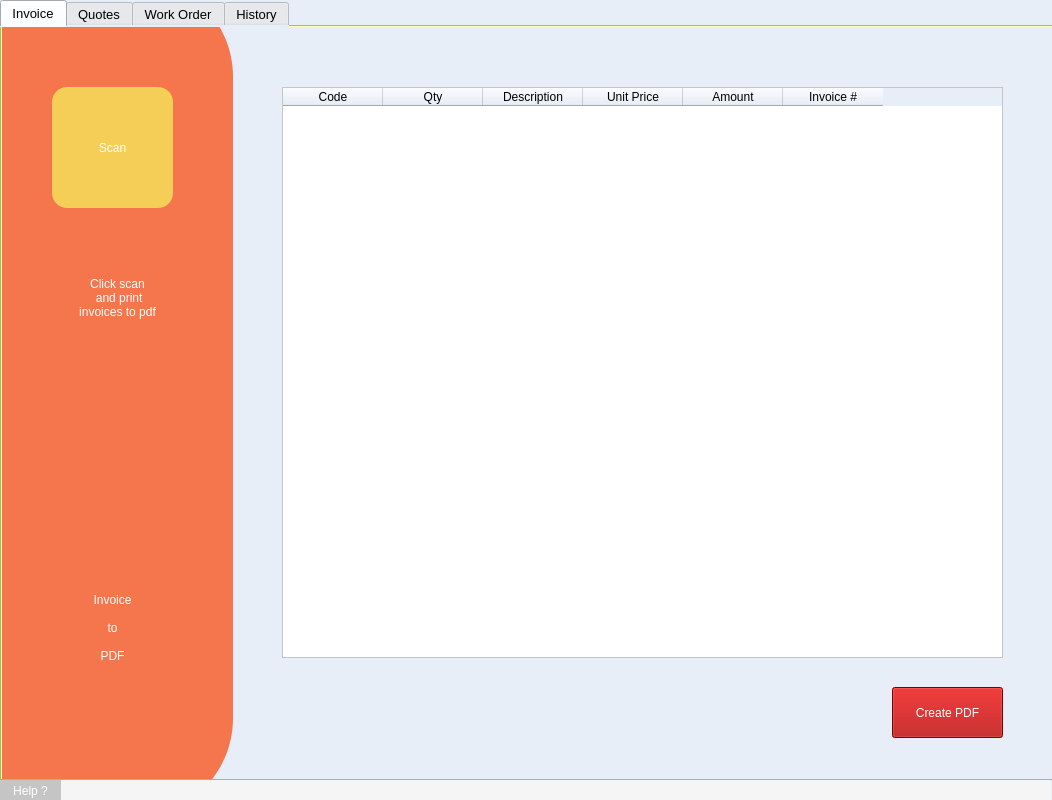
<?xml version="1.0" encoding="UTF-8"?>
<ui version="4.0">
 <class>Form</class>
 <widget class="QWidget" name="Form">
  <property name="geometry">
   <rect>
    <x>0</x>
    <y>0</y>
    <width>1052</width>
    <height>800</height>
   </rect>
  </property>
  <property name="minimumSize">
   <size>
    <width>1052</width>
    <height>800</height>
   </size>
  </property>
  <property name="maximumSize">
   <size>
    <width>1052</width>
    <height>800</height>
   </size>
  </property>
  <property name="windowTitle">
   <string>inv_printer</string>
  </property>
  <property name="styleSheet">
   <string notr="true">QWidget{

	background-color: rgb(231, 238, 248);
}</string>
  </property>
  <widget class="QTabWidget" name="tabWidget">
   <property name="geometry">
    <rect>
     <x>0</x>
     <y>0</y>
     <width>1061</width>
     <height>781</height>
    </rect>
   </property>
   <property name="palette">
    <palette>
     <active>
      <colorrole role="WindowText">
       <brush brushstyle="SolidPattern">
        <color alpha="255">
         <red>170</red>
         <green>255</green>
         <blue>127</blue>
        </color>
       </brush>
      </colorrole>
      <colorrole role="Button">
       <brush brushstyle="SolidPattern">
        <color alpha="255">
         <red>255</red>
         <green>255</green>
         <blue>127</blue>
        </color>
       </brush>
      </colorrole>
      <colorrole role="Light">
       <brush brushstyle="SolidPattern">
        <color alpha="255">
         <red>127</red>
         <green>255</green>
         <blue>255</blue>
        </color>
       </brush>
      </colorrole>
      <colorrole role="Midlight">
       <brush brushstyle="SolidPattern">
        <color alpha="255">
         <red>63</red>
         <green>255</green>
         <blue>255</blue>
        </color>
       </brush>
      </colorrole>
      <colorrole role="Dark">
       <brush brushstyle="SolidPattern">
        <color alpha="255">
         <red>0</red>
         <green>127</green>
         <blue>127</blue>
        </color>
       </brush>
      </colorrole>
      <colorrole role="Mid">
       <brush brushstyle="SolidPattern">
        <color alpha="255">
         <red>0</red>
         <green>170</green>
         <blue>170</blue>
        </color>
       </brush>
      </colorrole>
      <colorrole role="Text">
       <brush brushstyle="SolidPattern">
        <color alpha="255">
         <red>170</red>
         <green>255</green>
         <blue>127</blue>
        </color>
       </brush>
      </colorrole>
      <colorrole role="BrightText">
       <brush brushstyle="SolidPattern">
        <color alpha="255">
         <red>255</red>
         <green>255</green>
         <blue>255</blue>
        </color>
       </brush>
      </colorrole>
      <colorrole role="ButtonText">
       <brush brushstyle="SolidPattern">
        <color alpha="255">
         <red>170</red>
         <green>255</green>
         <blue>127</blue>
        </color>
       </brush>
      </colorrole>
      <colorrole role="Base">
       <brush brushstyle="SolidPattern">
        <color alpha="255">
         <red>255</red>
         <green>255</green>
         <blue>127</blue>
        </color>
       </brush>
      </colorrole>
      <colorrole role="Window">
       <brush brushstyle="SolidPattern">
        <color alpha="255">
         <red>255</red>
         <green>255</green>
         <blue>127</blue>
        </color>
       </brush>
      </colorrole>
      <colorrole role="Shadow">
       <brush brushstyle="SolidPattern">
        <color alpha="255">
         <red>0</red>
         <green>0</green>
         <blue>0</blue>
        </color>
       </brush>
      </colorrole>
      <colorrole role="AlternateBase">
       <brush brushstyle="SolidPattern">
        <color alpha="255">
         <red>127</red>
         <green>255</green>
         <blue>255</blue>
        </color>
       </brush>
      </colorrole>
      <colorrole role="ToolTipBase">
       <brush brushstyle="SolidPattern">
        <color alpha="255">
         <red>255</red>
         <green>255</green>
         <blue>220</blue>
        </color>
       </brush>
      </colorrole>
      <colorrole role="ToolTipText">
       <brush brushstyle="SolidPattern">
        <color alpha="255">
         <red>0</red>
         <green>0</green>
         <blue>0</blue>
        </color>
       </brush>
      </colorrole>
     </active>
     <inactive>
      <colorrole role="WindowText">
       <brush brushstyle="SolidPattern">
        <color alpha="255">
         <red>170</red>
         <green>255</green>
         <blue>127</blue>
        </color>
       </brush>
      </colorrole>
      <colorrole role="Button">
       <brush brushstyle="SolidPattern">
        <color alpha="255">
         <red>255</red>
         <green>255</green>
         <blue>127</blue>
        </color>
       </brush>
      </colorrole>
      <colorrole role="Light">
       <brush brushstyle="SolidPattern">
        <color alpha="255">
         <red>127</red>
         <green>255</green>
         <blue>255</blue>
        </color>
       </brush>
      </colorrole>
      <colorrole role="Midlight">
       <brush brushstyle="SolidPattern">
        <color alpha="255">
         <red>63</red>
         <green>255</green>
         <blue>255</blue>
        </color>
       </brush>
      </colorrole>
      <colorrole role="Dark">
       <brush brushstyle="SolidPattern">
        <color alpha="255">
         <red>0</red>
         <green>127</green>
         <blue>127</blue>
        </color>
       </brush>
      </colorrole>
      <colorrole role="Mid">
       <brush brushstyle="SolidPattern">
        <color alpha="255">
         <red>0</red>
         <green>170</green>
         <blue>170</blue>
        </color>
       </brush>
      </colorrole>
      <colorrole role="Text">
       <brush brushstyle="SolidPattern">
        <color alpha="255">
         <red>170</red>
         <green>255</green>
         <blue>127</blue>
        </color>
       </brush>
      </colorrole>
      <colorrole role="BrightText">
       <brush brushstyle="SolidPattern">
        <color alpha="255">
         <red>255</red>
         <green>255</green>
         <blue>255</blue>
        </color>
       </brush>
      </colorrole>
      <colorrole role="ButtonText">
       <brush brushstyle="SolidPattern">
        <color alpha="255">
         <red>170</red>
         <green>255</green>
         <blue>127</blue>
        </color>
       </brush>
      </colorrole>
      <colorrole role="Base">
       <brush brushstyle="SolidPattern">
        <color alpha="255">
         <red>255</red>
         <green>255</green>
         <blue>127</blue>
        </color>
       </brush>
      </colorrole>
      <colorrole role="Window">
       <brush brushstyle="SolidPattern">
        <color alpha="255">
         <red>255</red>
         <green>255</green>
         <blue>127</blue>
        </color>
       </brush>
      </colorrole>
      <colorrole role="Shadow">
       <brush brushstyle="SolidPattern">
        <color alpha="255">
         <red>0</red>
         <green>0</green>
         <blue>0</blue>
        </color>
       </brush>
      </colorrole>
      <colorrole role="AlternateBase">
       <brush brushstyle="SolidPattern">
        <color alpha="255">
         <red>127</red>
         <green>255</green>
         <blue>255</blue>
        </color>
       </brush>
      </colorrole>
      <colorrole role="ToolTipBase">
       <brush brushstyle="SolidPattern">
        <color alpha="255">
         <red>255</red>
         <green>255</green>
         <blue>220</blue>
        </color>
       </brush>
      </colorrole>
      <colorrole role="ToolTipText">
       <brush brushstyle="SolidPattern">
        <color alpha="255">
         <red>0</red>
         <green>0</green>
         <blue>0</blue>
        </color>
       </brush>
      </colorrole>
     </inactive>
     <disabled>
      <colorrole role="WindowText">
       <brush brushstyle="SolidPattern">
        <color alpha="255">
         <red>170</red>
         <green>255</green>
         <blue>127</blue>
        </color>
       </brush>
      </colorrole>
      <colorrole role="Button">
       <brush brushstyle="SolidPattern">
        <color alpha="255">
         <red>255</red>
         <green>255</green>
         <blue>127</blue>
        </color>
       </brush>
      </colorrole>
      <colorrole role="Light">
       <brush brushstyle="SolidPattern">
        <color alpha="255">
         <red>127</red>
         <green>255</green>
         <blue>255</blue>
        </color>
       </brush>
      </colorrole>
      <colorrole role="Midlight">
       <brush brushstyle="SolidPattern">
        <color alpha="255">
         <red>63</red>
         <green>255</green>
         <blue>255</blue>
        </color>
       </brush>
      </colorrole>
      <colorrole role="Dark">
       <brush brushstyle="SolidPattern">
        <color alpha="255">
         <red>0</red>
         <green>127</green>
         <blue>127</blue>
        </color>
       </brush>
      </colorrole>
      <colorrole role="Mid">
       <brush brushstyle="SolidPattern">
        <color alpha="255">
         <red>0</red>
         <green>170</green>
         <blue>170</blue>
        </color>
       </brush>
      </colorrole>
      <colorrole role="Text">
       <brush brushstyle="SolidPattern">
        <color alpha="255">
         <red>170</red>
         <green>255</green>
         <blue>127</blue>
        </color>
       </brush>
      </colorrole>
      <colorrole role="BrightText">
       <brush brushstyle="SolidPattern">
        <color alpha="255">
         <red>255</red>
         <green>255</green>
         <blue>255</blue>
        </color>
       </brush>
      </colorrole>
      <colorrole role="ButtonText">
       <brush brushstyle="SolidPattern">
        <color alpha="255">
         <red>170</red>
         <green>255</green>
         <blue>127</blue>
        </color>
       </brush>
      </colorrole>
      <colorrole role="Base">
       <brush brushstyle="SolidPattern">
        <color alpha="255">
         <red>255</red>
         <green>255</green>
         <blue>127</blue>
        </color>
       </brush>
      </colorrole>
      <colorrole role="Window">
       <brush brushstyle="SolidPattern">
        <color alpha="255">
         <red>255</red>
         <green>255</green>
         <blue>127</blue>
        </color>
       </brush>
      </colorrole>
      <colorrole role="Shadow">
       <brush brushstyle="SolidPattern">
        <color alpha="255">
         <red>0</red>
         <green>0</green>
         <blue>0</blue>
        </color>
       </brush>
      </colorrole>
      <colorrole role="AlternateBase">
       <brush brushstyle="SolidPattern">
        <color alpha="255">
         <red>0</red>
         <green>255</green>
         <blue>255</blue>
        </color>
       </brush>
      </colorrole>
      <colorrole role="ToolTipBase">
       <brush brushstyle="SolidPattern">
        <color alpha="255">
         <red>255</red>
         <green>255</green>
         <blue>220</blue>
        </color>
       </brush>
      </colorrole>
      <colorrole role="ToolTipText">
       <brush brushstyle="SolidPattern">
        <color alpha="255">
         <red>0</red>
         <green>0</green>
         <blue>0</blue>
        </color>
       </brush>
      </colorrole>
     </disabled>
    </palette>
   </property>
   <property name="font">
    <font>
     <family>Segoe UI</family>
     <pointsize>10</pointsize>
     <weight>50</weight>
     <italic>false</italic>
     <bold>false</bold>
    </font>
   </property>
   <property name="styleSheet">
    <string notr="true">QTabWidget{
background-color: rgb(255, 255, 127);
	font: 10pt &quot;Segoe UI&quot;;
	color: rgb(170, 255, 127);

}

</string>
   </property>
   <property name="currentIndex">
    <number>0</number>
   </property>
   <widget class="QWidget" name="tab_inv">
    <property name="font">
     <font>
      <family>MS Gothic</family>
      <pointsize>20</pointsize>
     </font>
    </property>
    <property name="accessibleName">
     <string/>
    </property>
    <property name="autoFillBackground">
     <bool>false</bool>
    </property>
    <attribute name="title">
     <string>Invoice</string>
    </attribute>
    <widget class="QTableWidget" name="tableWidget_inv">
     <property name="geometry">
      <rect>
       <x>280</x>
       <y>60</y>
       <width>721</width>
       <height>571</height>
      </rect>
     </property>
     <property name="focusPolicy">
      <enum>Qt::WheelFocus</enum>
     </property>
     <property name="contextMenuPolicy">
      <enum>Qt::PreventContextMenu</enum>
     </property>
     <property name="styleSheet">
      <string notr="true">QTableWidget{
background-color: rgb(255, 255, 255);
}</string>
     </property>
     <property name="editTriggers">
      <set>QAbstractItemView::NoEditTriggers</set>
     </property>
     <property name="alternatingRowColors">
      <bool>false</bool>
     </property>
     <property name="verticalScrollMode">
      <enum>QAbstractItemView::ScrollPerPixel</enum>
     </property>
     <attribute name="horizontalHeaderHighlightSections">
      <bool>true</bool>
     </attribute>
     <column>
      <property name="text">
       <string>Code</string>
      </property>
     </column>
     <column>
      <property name="text">
       <string>Qty</string>
      </property>
     </column>
     <column>
      <property name="text">
       <string>Description</string>
      </property>
     </column>
     <column>
      <property name="text">
       <string>Unit Price</string>
      </property>
     </column>
     <column>
      <property name="text">
       <string>Amount</string>
      </property>
     </column>
     <column>
      <property name="text">
       <string>Invoice #</string>
      </property>
     </column>
    </widget>
    <widget class="QPushButton" name="pdfbtn_inv">
     <property name="geometry">
      <rect>
       <x>890</x>
       <y>660</y>
       <width>111</width>
       <height>51</height>
      </rect>
     </property>
     <property name="whatsThis">
      <string>&lt;html&gt;&lt;head/&gt;&lt;body&gt;&lt;p align=&quot;center&quot;&gt;&lt;br/&gt;&lt;/p&gt;&lt;/body&gt;&lt;/html&gt;</string>
     </property>
     <property name="styleSheet">
      <string notr="true">QPushButton{
background-color: rgb(170, 0, 0);
	font: 11pt &quot;Segoe UI Semilight&quot;;
	
	color: rgb(255, 255, 255);
}</string>
     </property>
     <property name="text">
      <string>Create PDF</string>
     </property>
    </widget>
    <widget class="QFrame" name="frame_3">
     <property name="geometry">
      <rect>
       <x>-60</x>
       <y>-50</y>
       <width>291</width>
       <height>841</height>
      </rect>
     </property>
     <property name="styleSheet">
      <string notr="true">QFrame{
background-color: #F5754C;
border-radius: 100px;
}</string>
     </property>
     <property name="frameShape">
      <enum>QFrame::StyledPanel</enum>
     </property>
     <property name="frameShadow">
      <enum>QFrame::Raised</enum>
     </property>
     <widget class="QLabel" name="label_7">
      <property name="geometry">
       <rect>
        <x>60</x>
        <y>240</y>
        <width>231</width>
        <height>161</height>
       </rect>
      </property>
      <property name="styleSheet">
       <string notr="true">QLabel{
	
	
	font: 75 13pt &quot;Nirmala UI&quot;;
	color: rgb(255, 255, 255);

}</string>
      </property>
      <property name="text">
       <string>Click scan 
 and print 
invoices to pdf</string>
      </property>
      <property name="alignment">
       <set>Qt::AlignCenter</set>
      </property>
     </widget>
     <widget class="QPushButton" name="scan_inv">
      <property name="geometry">
       <rect>
        <x>110</x>
        <y>110</y>
        <width>121</width>
        <height>121</height>
       </rect>
      </property>
      <property name="styleSheet">
       <string notr="true">QPushButton{
background-color: #F5CE58;
	color: rgb(255, 255, 255);
	font: 63 15pt &quot;Segoe UI Semibold&quot;;
border-radius: 15px;
}</string>
      </property>
      <property name="text">
       <string>Scan</string>
      </property>
     </widget>
     <widget class="QLabel" name="label_8">
      <property name="geometry">
       <rect>
        <x>90</x>
        <y>570</y>
        <width>161</width>
        <height>161</height>
       </rect>
      </property>
      <property name="styleSheet">
       <string notr="true">QLabel{
	font: 87 14pt &quot;Arial Black&quot;;
	color: rgb(255, 255, 255);

}</string>
      </property>
      <property name="text">
       <string>Invoice 
 
to
 
PDF</string>
      </property>
      <property name="alignment">
       <set>Qt::AlignCenter</set>
      </property>
     </widget>
    </widget>
   </widget>
   <widget class="QWidget" name="tab_q">
    <attribute name="title">
     <string>Quotes</string>
    </attribute>
    <widget class="QPushButton" name="pdfbtn_q">
     <property name="geometry">
      <rect>
       <x>890</x>
       <y>660</y>
       <width>111</width>
       <height>51</height>
      </rect>
     </property>
     <property name="whatsThis">
      <string>&lt;html&gt;&lt;head/&gt;&lt;body&gt;&lt;p align=&quot;center&quot;&gt;&lt;br/&gt;&lt;/p&gt;&lt;/body&gt;&lt;/html&gt;</string>
     </property>
     <property name="styleSheet">
      <string notr="true">QPushButton{
background-color: rgb(170, 0, 0);
	font: 11pt &quot;Segoe UI Semilight&quot;;
	
	color: rgb(255, 255, 255);
}</string>
     </property>
     <property name="text">
      <string>Create PDF</string>
     </property>
    </widget>
    <widget class="QTableWidget" name="tableWidget_q">
     <property name="geometry">
      <rect>
       <x>280</x>
       <y>60</y>
       <width>721</width>
       <height>571</height>
      </rect>
     </property>
     <property name="focusPolicy">
      <enum>Qt::WheelFocus</enum>
     </property>
     <property name="contextMenuPolicy">
      <enum>Qt::PreventContextMenu</enum>
     </property>
     <property name="styleSheet">
      <string notr="true">QTableWidget{
background-color: rgb(255, 255, 255);
}</string>
     </property>
     <property name="editTriggers">
      <set>QAbstractItemView::NoEditTriggers</set>
     </property>
     <property name="alternatingRowColors">
      <bool>false</bool>
     </property>
     <property name="verticalScrollMode">
      <enum>QAbstractItemView::ScrollPerPixel</enum>
     </property>
     <attribute name="horizontalHeaderHighlightSections">
      <bool>true</bool>
     </attribute>
     <column>
      <property name="text">
       <string>Code</string>
      </property>
     </column>
     <column>
      <property name="text">
       <string>Qty</string>
      </property>
     </column>
     <column>
      <property name="text">
       <string>Description</string>
      </property>
     </column>
     <column>
      <property name="text">
       <string>Unit Price</string>
      </property>
     </column>
     <column>
      <property name="text">
       <string>Amount</string>
      </property>
     </column>
     <column>
      <property name="text">
       <string>Quote#</string>
      </property>
     </column>
    </widget>
    <widget class="QFrame" name="frame_2">
     <property name="geometry">
      <rect>
       <x>-60</x>
       <y>-50</y>
       <width>291</width>
       <height>841</height>
      </rect>
     </property>
     <property name="styleSheet">
      <string notr="true">QFrame{
background-color: #A1F558;
border-radius: 100px;
}</string>
     </property>
     <property name="frameShape">
      <enum>QFrame::StyledPanel</enum>
     </property>
     <property name="frameShadow">
      <enum>QFrame::Raised</enum>
     </property>
     <widget class="QLabel" name="label_5">
      <property name="geometry">
       <rect>
        <x>60</x>
        <y>240</y>
        <width>231</width>
        <height>161</height>
       </rect>
      </property>
      <property name="styleSheet">
       <string notr="true">QLabel{
	font: 75 13pt &quot;Nirmala UI&quot;;
	color: rgb(106, 106, 106);

}</string>
      </property>
      <property name="text">
       <string>Click scan 
 and print 
quotes to pdf</string>
      </property>
      <property name="alignment">
       <set>Qt::AlignCenter</set>
      </property>
     </widget>
     <widget class="QPushButton" name="scan_q">
      <property name="geometry">
       <rect>
        <x>110</x>
        <y>110</y>
        <width>121</width>
        <height>121</height>
       </rect>
      </property>
      <property name="styleSheet">
       <string notr="true">QPushButton{
background-color:#F5754C;
	color: rgb(255, 255, 255);
	font: 63 15pt &quot;Segoe UI Semibold&quot;;
border-radius: 15px;
}</string>
      </property>
      <property name="text">
       <string>Scan</string>
      </property>
     </widget>
     <widget class="QLabel" name="label_6">
      <property name="geometry">
       <rect>
        <x>90</x>
        <y>570</y>
        <width>161</width>
        <height>161</height>
       </rect>
      </property>
      <property name="styleSheet">
       <string notr="true">QLabel{
	font: 87 14pt &quot;Arial Black&quot;;
	color: rgb(255, 255, 255);

}</string>
      </property>
      <property name="text">
       <string>Quotes 
 
to
 
PDF</string>
      </property>
      <property name="alignment">
       <set>Qt::AlignCenter</set>
      </property>
     </widget>
    </widget>
   </widget>
   <widget class="QWidget" name="tab_wo">
    <attribute name="title">
     <string>Work Order</string>
    </attribute>
    <widget class="QTableWidget" name="tableWidget_wo">
     <property name="geometry">
      <rect>
       <x>280</x>
       <y>60</y>
       <width>721</width>
       <height>571</height>
      </rect>
     </property>
     <property name="focusPolicy">
      <enum>Qt::WheelFocus</enum>
     </property>
     <property name="contextMenuPolicy">
      <enum>Qt::PreventContextMenu</enum>
     </property>
     <property name="styleSheet">
      <string notr="true">QTableWidget{
background-color: rgb(255, 255, 255);
}</string>
     </property>
     <property name="editTriggers">
      <set>QAbstractItemView::NoEditTriggers</set>
     </property>
     <property name="alternatingRowColors">
      <bool>false</bool>
     </property>
     <property name="verticalScrollMode">
      <enum>QAbstractItemView::ScrollPerPixel</enum>
     </property>
     <attribute name="horizontalHeaderHighlightSections">
      <bool>true</bool>
     </attribute>
     <column>
      <property name="text">
       <string>Code</string>
      </property>
     </column>
     <column>
      <property name="text">
       <string>Qty</string>
      </property>
     </column>
     <column>
      <property name="text">
       <string>Description</string>
      </property>
     </column>
     <column>
      <property name="text">
       <string>Unit Price</string>
      </property>
     </column>
     <column>
      <property name="text">
       <string>Amount</string>
      </property>
     </column>
     <column>
      <property name="text">
       <string>W/O#</string>
      </property>
     </column>
    </widget>
    <widget class="QPushButton" name="pdfbtn_wo">
     <property name="geometry">
      <rect>
       <x>890</x>
       <y>660</y>
       <width>111</width>
       <height>51</height>
      </rect>
     </property>
     <property name="whatsThis">
      <string>&lt;html&gt;&lt;head/&gt;&lt;body&gt;&lt;p align=&quot;center&quot;&gt;&lt;br/&gt;&lt;/p&gt;&lt;/body&gt;&lt;/html&gt;</string>
     </property>
     <property name="styleSheet">
      <string notr="true">QPushButton{
background-color: rgb(170, 0, 0);
	font: 11pt &quot;Segoe UI Semilight&quot;;
	
	color: rgb(255, 255, 255);
}</string>
     </property>
     <property name="text">
      <string>Create PDF</string>
     </property>
    </widget>
    <widget class="QFrame" name="frame_4">
     <property name="geometry">
      <rect>
       <x>-60</x>
       <y>-50</y>
       <width>291</width>
       <height>841</height>
      </rect>
     </property>
     <property name="styleSheet">
      <string notr="true">QFrame{
background-color: #F43F5E;
border-radius: 100px;
}</string>
     </property>
     <property name="frameShape">
      <enum>QFrame::StyledPanel</enum>
     </property>
     <property name="frameShadow">
      <enum>QFrame::Raised</enum>
     </property>
     <widget class="QLabel" name="label_9">
      <property name="geometry">
       <rect>
        <x>80</x>
        <y>240</y>
        <width>191</width>
        <height>161</height>
       </rect>
      </property>
      <property name="styleSheet">
       <string notr="true">QLabel{
font: 75 13pt &quot;Nirmala UI&quot;;
	color: rgb(255, 255, 255);

}</string>
      </property>
      <property name="text">
       <string>Click scan 
 and print 
work orders to pdf</string>
      </property>
      <property name="alignment">
       <set>Qt::AlignCenter</set>
      </property>
     </widget>
     <widget class="QPushButton" name="scan_wo">
      <property name="geometry">
       <rect>
        <x>110</x>
        <y>110</y>
        <width>121</width>
        <height>121</height>
       </rect>
      </property>
      <property name="styleSheet">
       <string notr="true">QPushButton{
background-color: #F5CE58;
	color: rgb(255, 255, 255);
	font: 63 15pt &quot;Segoe UI Semibold&quot;;
border-radius: 15px;
}</string>
      </property>
      <property name="text">
       <string>Scan</string>
      </property>
     </widget>
     <widget class="QLabel" name="label_10">
      <property name="geometry">
       <rect>
        <x>90</x>
        <y>570</y>
        <width>161</width>
        <height>161</height>
       </rect>
      </property>
      <property name="styleSheet">
       <string notr="true">QLabel{
	font: 87 14pt &quot;Arial Black&quot;;
	color: rgb(255, 255, 255);

}</string>
      </property>
      <property name="text">
       <string>Work Order 
 
to
 
PDF</string>
      </property>
      <property name="alignment">
       <set>Qt::AlignCenter</set>
      </property>
     </widget>
    </widget>
   </widget>
   <widget class="QWidget" name="tab_h">
    <attribute name="title">
     <string>History</string>
    </attribute>
    <widget class="QFrame" name="frame_5">
     <property name="geometry">
      <rect>
       <x>-30</x>
       <y>-50</y>
       <width>261</width>
       <height>841</height>
      </rect>
     </property>
     <property name="styleSheet">
      <string notr="true">QFrame{
background-color: #00A9F5;
border-radius: 100px;
}</string>
     </property>
     <property name="frameShape">
      <enum>QFrame::StyledPanel</enum>
     </property>
     <property name="frameShadow">
      <enum>QFrame::Raised</enum>
     </property>
     <widget class="QLabel" name="label_11">
      <property name="geometry">
       <rect>
        <x>50</x>
        <y>160</y>
        <width>191</width>
        <height>161</height>
       </rect>
      </property>
      <property name="styleSheet">
       <string notr="true">QLabel{
font: 75 13pt &quot;Nirmala UI&quot;;
	color: rgb(255, 255, 255);
}</string>
      </property>
      <property name="text">
       <string>List of 
printed invoice,
quotes and 
work orders</string>
      </property>
      <property name="alignment">
       <set>Qt::AlignCenter</set>
      </property>
     </widget>
     <widget class="QLabel" name="label_12">
      <property name="geometry">
       <rect>
        <x>60</x>
        <y>510</y>
        <width>161</width>
        <height>261</height>
       </rect>
      </property>
      <property name="styleSheet">
       <string notr="true">QLabel{
	font: 87 15pt &quot;Arial Black&quot;;
	
	
	color: rgb(255, 255, 255);
}</string>
      </property>
      <property name="text">
       <string>History</string>
      </property>
      <property name="alignment">
       <set>Qt::AlignCenter</set>
      </property>
     </widget>
     <widget class="QLabel" name="label_13">
      <property name="geometry">
       <rect>
        <x>50</x>
        <y>380</y>
        <width>191</width>
        <height>161</height>
       </rect>
      </property>
      <property name="styleSheet">
       <string notr="true">QLabel{
	font: 75 13pt &quot;Nirmala UI&quot;;
	
	color: rgb(255, 255, 255);

}</string>
      </property>
      <property name="text">
       <string>You can 
reprint selected 
invoice, quotes 
or work 
orders</string>
      </property>
      <property name="alignment">
       <set>Qt::AlignCenter</set>
      </property>
     </widget>
    </widget>
    <widget class="QTableWidget" name="tableWidget_his">
     <property name="geometry">
      <rect>
       <x>280</x>
       <y>60</y>
       <width>731</width>
       <height>571</height>
      </rect>
     </property>
     <property name="focusPolicy">
      <enum>Qt::WheelFocus</enum>
     </property>
     <property name="contextMenuPolicy">
      <enum>Qt::PreventContextMenu</enum>
     </property>
     <property name="styleSheet">
      <string notr="true">QTableWidget{
background-color: rgb(255, 255, 255);
}</string>
     </property>
     <property name="sizeAdjustPolicy">
      <enum>QAbstractScrollArea::AdjustIgnored</enum>
     </property>
     <property name="editTriggers">
      <set>QAbstractItemView::NoEditTriggers</set>
     </property>
     <property name="alternatingRowColors">
      <bool>false</bool>
     </property>
     <property name="selectionBehavior">
      <enum>QAbstractItemView::SelectRows</enum>
     </property>
     <property name="verticalScrollMode">
      <enum>QAbstractItemView::ScrollPerPixel</enum>
     </property>
     <property name="showGrid">
      <bool>true</bool>
     </property>
     <property name="sortingEnabled">
      <bool>false</bool>
     </property>
     <attribute name="horizontalHeaderCascadingSectionResizes">
      <bool>true</bool>
     </attribute>
     <attribute name="horizontalHeaderDefaultSectionSize">
      <number>170</number>
     </attribute>
     <attribute name="horizontalHeaderHighlightSections">
      <bool>true</bool>
     </attribute>
     <attribute name="horizontalHeaderMinimumSectionSize">
      <number>52</number>
     </attribute>
     <attribute name="horizontalHeaderStretchLastSection">
      <bool>false</bool>
     </attribute>
     <attribute name="verticalHeaderCascadingSectionResizes">
      <bool>false</bool>
     </attribute>
     <column>
      <property name="text">
       <string>File Type</string>
      </property>
     </column>
     <column>
      <property name="text">
       <string>Inv#/Quo#/WO#</string>
      </property>
     </column>
     <column>
      <property name="text">
       <string>Customer Name</string>
      </property>
     </column>
     <column>
      <property name="text">
       <string>Action</string>
      </property>
     </column>
    </widget>
    <widget class="QPushButton" name="refresh_btn">
     <property name="geometry">
      <rect>
       <x>900</x>
       <y>660</y>
       <width>111</width>
       <height>51</height>
      </rect>
     </property>
     <property name="whatsThis">
      <string>&lt;html&gt;&lt;head/&gt;&lt;body&gt;&lt;p align=&quot;center&quot;&gt;&lt;br/&gt;&lt;/p&gt;&lt;/body&gt;&lt;/html&gt;</string>
     </property>
     <property name="styleSheet">
      <string notr="true">QPushButton{
background-color: #F59525;
	font: 11pt &quot;Segoe UI Semilight&quot;;
	
	color: rgb(255, 255, 255);
}</string>
     </property>
     <property name="text">
      <string>Refresh</string>
     </property>
    </widget>
   </widget>
  </widget>
  <widget class="QLabel" name="time_label">
   <property name="geometry">
    <rect>
     <x>0</x>
     <y>780</y>
     <width>1051</width>
     <height>21</height>
    </rect>
   </property>
   <property name="styleSheet">
    <string notr="true">QLabel{
color: rgb(0, 170, 127);
	background-color: rgb(245, 245, 245);
}</string>
   </property>
   <property name="text">
    <string/>
   </property>
   <property name="alignment">
    <set>Qt::AlignRight|Qt::AlignTrailing|Qt::AlignVCenter</set>
   </property>
  </widget>
  <widget class="QPushButton" name="btn_help">
   <property name="geometry">
    <rect>
     <x>0</x>
     <y>780</y>
     <width>61</width>
     <height>21</height>
    </rect>
   </property>
   <property name="styleSheet">
    <string notr="true">QPushButton{

	color: rgb(255, 255, 255);
	background-color: rgb(197, 197, 197);
	font: 87 9pt &quot;Arial Black&quot;;
border-radius: 15px;

}</string>
   </property>
   <property name="text">
    <string>Help ?</string>
   </property>
  </widget>
 </widget>
 <resources/>
 <connections/>
</ui>
